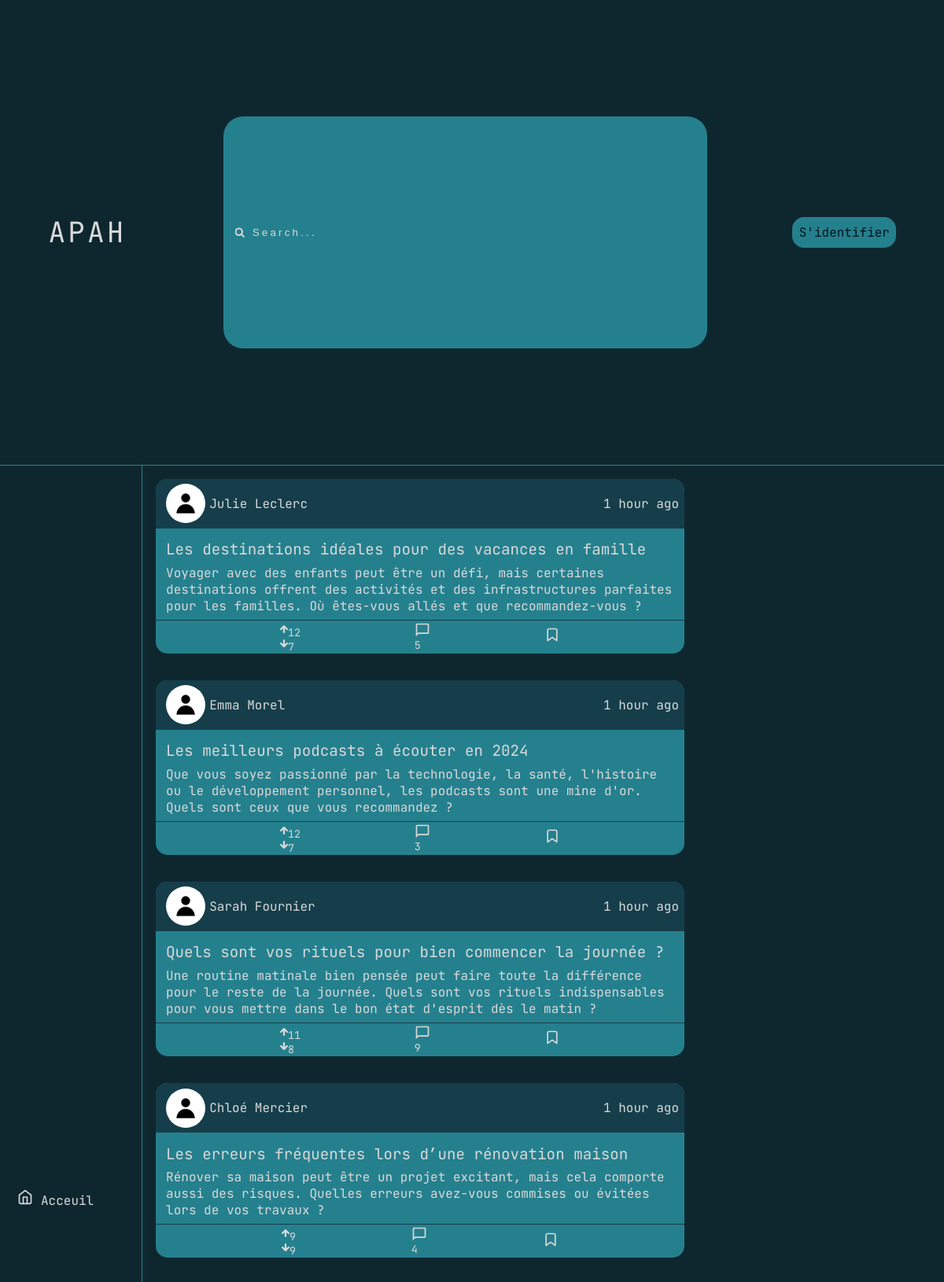
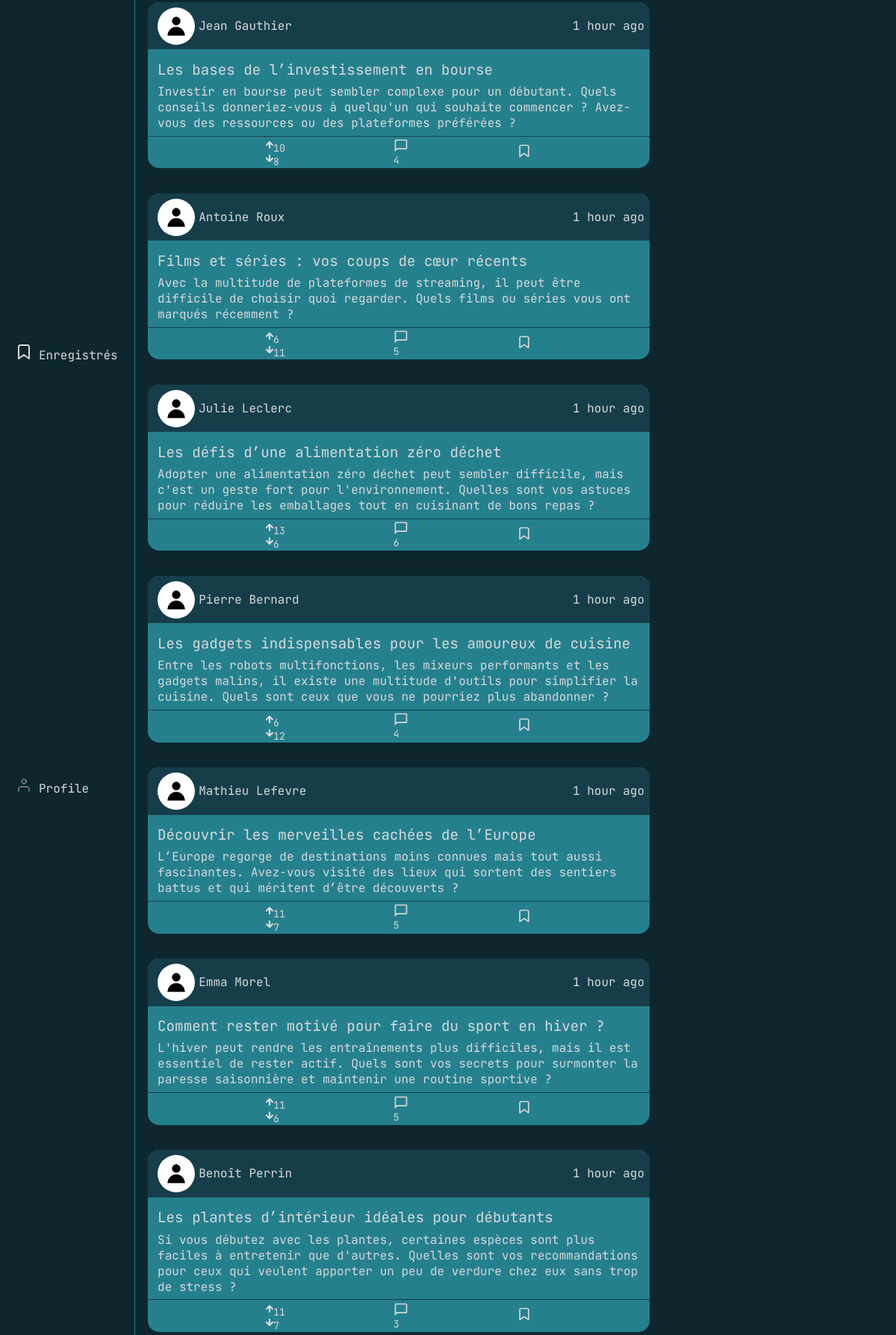
The page / (upper part) on the database its author committed (2 pictures, top to bottom).
### main/models.py (models this page shows, shortened)
class Post(models.Model):
    id = models.UUIDField( primary_key = True, unique=True,
         default = uuid.uuid4,  editable = False)
    title = models.CharField(max_length=200)
    text = models.TextField()
    hashtags =models.CharField(max_length=1000,default="")
    Date = models.DateTimeField(default=timezone.now)
    user =  models.ForeignKey(User,on_delete=models.CASCADE)

### MyUser/models.py (models this page shows, shortened)
class User(AbstractBaseUser, PermissionsMixin):
    id = models.UUIDField( primary_key = True, unique=True,
         default = uuid.uuid4,  editable = False)
    email = models.EmailField(blank=True, default='', unique=True)
    fname = models.CharField(max_length=255, blank=True, default='')
    lname =  models.CharField(max_length=255, blank=True, default='')
    phone = models.CharField(max_length=12, blank=True, default='')
    profile_pic = models.ImageField(blank=True,upload_to="ids/")
    is_staff = models.BooleanField(default=False)
    date_joined = models.DateTimeField(default=timezone.now)
    objects = CustomUserManager()
    USERNAME_FIELD = 'email'
    EMAIL_FIELD = 'email'
    REQUIRED_FIELDS = ['phone','fname','lname']
    class Meta:
        verbose_name = 'User'
        verbose_name_plural = 'Users'

### main/views.py (the view)
# urls.py: path("",view=views.home,name="home"),
def home(request):
    posts = Post.objects.all().order_by("-Date")
    posts_data = []
    for post in posts:
        commentc = Comment.objects.filter(post=post).count()
        postcpy = post
        postcpy.text = (post.text[:500] + '...') if len(post.text) > 500 else post.text
        posts_data.append({
            'post': postcpy,
            'timedelta': human_time_difference(post.Date),
            'likes': Like.objects.filter(post=post).count(),
            'dislikes': Dislike.objects.filter(post=post).count(),
            'commentcount':commentc,
            'bookmarked' : BookMark.objects.filter(post=post,user=request.user).exists() if(request.user.is_authenticated) else False
        })
    if len(posts_data)==0:
        return render(request, 'index.html', {})
    if request.method =='POST':
        if request.user.is_authenticated:
            check_post(request)
            return HttpResponseRedirect('/')
        else:
            return redirect("mylogin")
    return render(request, 'index.html', {'posts_data': posts_data})

### main/utils.py (called while the page is built)
def human_time_difference(from_time:datetime, to_time:datetime|None =None ) -> str:
    if to_time is None:
        to_time = datetime.now(tz=timezone.utc)
    td :timedelta=  to_time - from_time
    if td.days >= 7:
        weeks = td.days // 7
        return f"{weeks} week{'s' if weeks > 1 else ''} ago"
    elif td.days > 0:
        return f"{td.days} day{'s' if td.days > 1 else ''} ago"
    else:
        hours = td.seconds // 3600
        if hours > 0:
            return f"{hours} hour{'s' if hours > 1 else ''} ago"
        else:
            minutes = td.seconds // 60
            if minutes > 0:
                return f"{minutes} minute{'s' if minutes > 1 else ''} ago"
            else:
                return f"{td.seconds} second{'s' if td.seconds > 1 else ''} ago"

### main/templates/index.html (shortened to what this page needs)
{% extends 'base.html' %}
{% load static %}
{% block content %}
{% for post_data in posts_data %}
        <div class="posts-container">
            <div class="post-card">
                <div class="post-info">
                    <div class="post-user">
                        <div class="user-data">
                            <div class="user-image-container">
                                {% if post_data.post.user.profile_pic %}
                                <img src="{{ post_data.post.user.profile_pic.url }}" alt="Profile Picture" class="user-image">
                                {% else %}
                                <img src="{% static 'images/default_user.png' %}" alt="Default Profile Picture" class="user-image">
                                {% endif %}
                            </div>
                        </div>
                        <p class="user-username">{{post_data.post.user.fname}} {{post_data.post.user.lname}}</p>
                    </div>
                    <div class="post-time">{{post_data.timedelta}}</div>
                </div>
                <a href="{% url 'spost' post_id=post_data.post.pk%}">
                <div class="post-data">
                    <div class="post-title">{{post_data.post.title}}</div>
                    <div class="post-text ">{{post_data.post.text}}</div>
                </div>
                </a>
                <div class="post-interactions">
                    <div class="post-votes">
                        <a href="#">
                            <div class="upvotes" data-post-id="{{ post_data.post.pk }}" data-action="upvote">
                                <svg width="10" height="10" viewBox="0 0 18 18" fill="none" xmlns="http://www.w3.org/2000/svg">
                                    <path d="M9 16V2M9 2L2 9M9 2L16 9" stroke="#D9D9D9" stroke-width="4" stroke-linecap="round"
                                        stroke-linejoin="round" />
                                </svg>
                                <sub class="like-count">{{post_data.likes}}</sub>
                            </div>
                        </a>
                        <a href="#">
                            <div class="downvotes" data-post-id="{{ post_data.post.pk }}" data-action="downvote">
                                <svg width="10" height="10" viewBox="0 0 18 18" fill="none" xmlns="http://www.w3.org/2000/svg">
                                    <path d="M9 16V2M9 2L2 9M9 2L16 9" stroke="#D9D9D9" stroke-width="4" stroke-linecap="round"
                                        stroke-linejoin="round" />
                                </svg>
                                <sub class="dislike-count">{{post_data.dislikes}}</sub>
                            </div>
                        </a>
                    </div>
                    <a href="{% url 'spost' post_id=post_data.post.pk%}">
                        <div class="post-comments">
                            <sub>{{post_data.commentcount}}</sub>
                        </div>
                    </a>
                    <a href="#">
                        {% if post_data.bookmarked %}
                        <div class="post-bookmark" data-post-id="{{ post_data.post.pk }}" data-action="bookmark">
                            <svg width="20" height="20" viewBox="0 0 48 48" fill="white" xmlns="http://www.w3.org/2000/svg">
                                <path
                                    d="M38 42L24 32L10 42V10C10 8.93913 10.4214 7.92172 11.1716 7.17157C11.9217 6.42143 12.9391 6 14 6H34C35.0609 6 36.0783 6.42143 36.8284 7.17157C37.5786 7.92172 38 8.93913 38 10V42Z"
                                    stroke="#D9D9D9" stroke-width="4" stroke-linecap="round" stroke-linejoin="round" />
                            </svg>
                        </div>
                        {% else %}
                        <div class="post-bookmark" data-post-id="{{ post_data.post.pk }}" data-action="bookmark">
                        </div>
                        {% endif %}
                    </a>
                </div>
            </div>
        </div>
        {% empty %}
        pas de postes
    {% endfor %}
{% endblock %}

### static/css/styles.css (style rules this page uses)
* { font-family: "JetBrains Mono" , monospace; margin: 0; padding: 0; }
body { background-color: #0E272F; display: flex; flex-direction: column; height: 100vh; }
::placeholder { color: #D9D9D9; text-size-adjust: bold; }
.posts-container { display: flex; flex-direction: column; justify-content: center; width: 100%; }
.post-card { display: flex; flex-direction: column; width: 80%; border-radius:15px; background-color: #25808E; margin: 2%; }
.post-info { background-color: #153E4A; width: 100%; border-radius:15px 15px 0px 0px; display: flex; align-items: center; justify-content: space-between; }
.post-user { display: flex; flex-direction: row; justify-content: flex-start; padding: 1%; padding-left: 2%; gap: 5px; align-items: center; }
.post-time { display: flex; flex-direction: row; justify-content: flex-end; padding: 1%; }
.post-interactions { display: flex; flex-direction: row; justify-content: space-evenly; align-items: center; padding-left: 2%; padding-right: 2%; border-top: 1px solid #153E4A; }
.post-data { padding: 1%; }
.post-title { font-size: 1.2rem; padding: 1%; word-wrap: break-word; }
.post-text { padding-left: 1%; }
.post-votes { margin-top: 1%; display: flex; flex-direction:column ; }
.post-comments { margin-top: 1%; display: flex; flex-direction:column ; }
.upvotes { display: flex; flex-direction: row; }
.downvotes { display: flex; flex-direction: row; }
.downvotes>svg { rotate: z 180deg; }
a { text-decoration: none; color: #D9D9D9; }
.user-image-container { display: flex; justify-content: center; width: 50px; height: 50px; border-radius: 100%; align-items: center; }
.user-image { justify-self: center; align-self: center; width: 100%; height: 100%; border-radius: 100%; margin: 2%; }

### rows shown on the page
Post: post.user.fname "Julie", post.user.lname "Leclerc", timedelta "1 hour ago", post "Les destinations idéales pour des vacances en famille", post.text "Voyager avec des enfants peut être un défi, mais certaines destinations offrent des activités et des infrastructures parfaites pour les familles. Où êtes-vous allés et que recommandez-vous ?", likes "12", dislikes "7", commentcount "5"
Post: post.user.fname "Emma", post.user.lname "Morel", timedelta "1 hour ago", post "Les meilleurs podcasts à écouter en 2024", post.text "Que vous soyez passionné par la technologie, la santé, l'histoire ou le développement personnel, les podcasts sont une mine d'or. Quels sont ceux que vous recommandez ?", likes "12", dislikes "7", commentcount "3"
Post: post.user.fname "Sarah", post.user.lname "Fournier", timedelta "1 hour ago", post "Quels sont vos rituels pour bien commencer la journée ?", post.text "Une routine matinale bien pensée peut faire toute la différence pour le reste de la journée. Quels sont vos rituels indispensables pour vous mettre dans le bon état d'esprit dès le matin ?", likes "11", dislikes "8", commentcount "9"
Post: post.user.fname "Chloé", post.user.lname "Mercier", timedelta "1 hour ago", post "Les erreurs fréquentes lors d’une rénovation maison", post.text "Rénover sa maison peut être un projet excitant, mais cela comporte aussi des risques. Quelles erreurs avez-vous commises ou évitées lors de vos travaux ?", likes "9", dislikes "9", commentcount "4"
Post: post.user.fname "Jean", post.user.lname "Gauthier", timedelta "1 hour ago", post "Les bases de l’investissement en bourse", post.text "Investir en bourse peut sembler complexe pour un débutant. Quels conseils donneriez-vous à quelqu'un qui souhaite commencer ? Avez-vous des ressources ou des plateformes préférées ?", likes "10", dislikes "8", commentcount "4"
Post: post.user.fname "Antoine", post.user.lname "Roux", timedelta "1 hour ago", post "Films et séries : vos coups de cœur récents", post.text "Avec la multitude de plateformes de streaming, il peut être difficile de choisir quoi regarder. Quels films ou séries vous ont marqués récemment ?", likes "6", dislikes "11", commentcount "5"
Post: post.user.fname "Julie", post.user.lname "Leclerc", timedelta "1 hour ago", post "Les défis d’une alimentation zéro déchet", post.text "Adopter une alimentation zéro déchet peut sembler difficile, mais c'est un geste fort pour l'environnement. Quelles sont vos astuces pour réduire les emballages tout en cuisinant de bons repas ?", likes "13", dislikes "6", commentcount "6"
Post: post.user.fname "Pierre", post.user.lname "Bernard", timedelta "1 hour ago", post "Les gadgets indispensables pour les amoureux de cuisine", post.text "Entre les robots multifonctions, les mixeurs performants et les gadgets malins, il existe une multitude d'outils pour simplifier la cuisine. Quels sont ceux que vous ne pourriez plus abandonner ?", likes "6", dislikes "12", commentcount "4"
Post: post.user.fname "Mathieu", post.user.lname "Lefevre", timedelta "1 hour ago", post "Découvrir les merveilles cachées de l’Europe", post.text "L’Europe regorge de destinations moins connues mais tout aussi fascinantes. Avez-vous visité des lieux qui sortent des sentiers battus et qui méritent d’être découverts ?", likes "11", dislikes "7", commentcount "5"
Post: post.user.fname "Emma", post.user.lname "Morel", timedelta "1 hour ago", post "Comment rester motivé pour faire du sport en hiver ?", post.text "L'hiver peut rendre les entraînements plus difficiles, mais il est essentiel de rester actif. Quels sont vos secrets pour surmonter la paresse saisonnière et maintenir une routine sportive ?", likes "11", dislikes "6", commentcount "5"
Post: post.user.fname "Benoît", post.user.lname "Perrin", timedelta "1 hour ago", post "Les plantes d’intérieur idéales pour débutants", post.text "Si vous débutez avec les plantes, certaines espèces sont plus faciles à entretenir que d'autres. Quelles sont vos recommandations pour ceux qui veulent apporter un peu de verdure chez eux sans trop de stress ?", likes "11", dislikes "7", commentcount "3"
